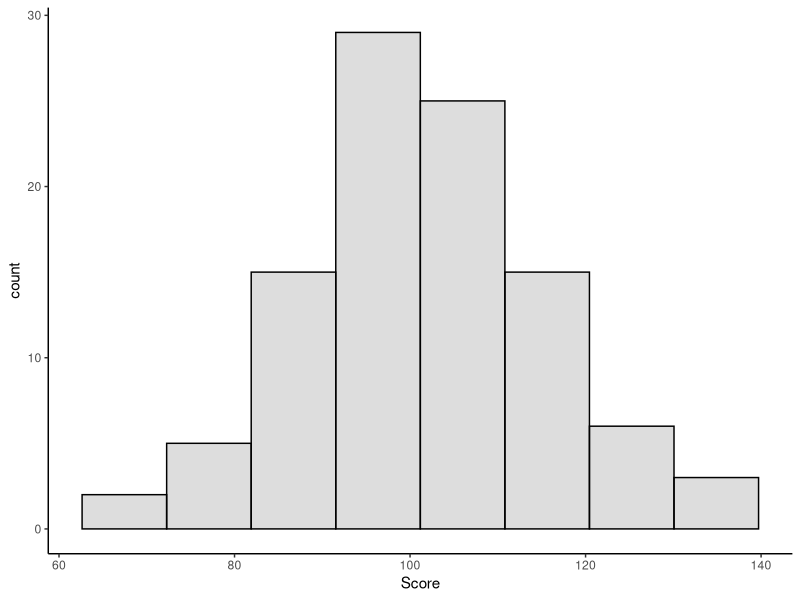
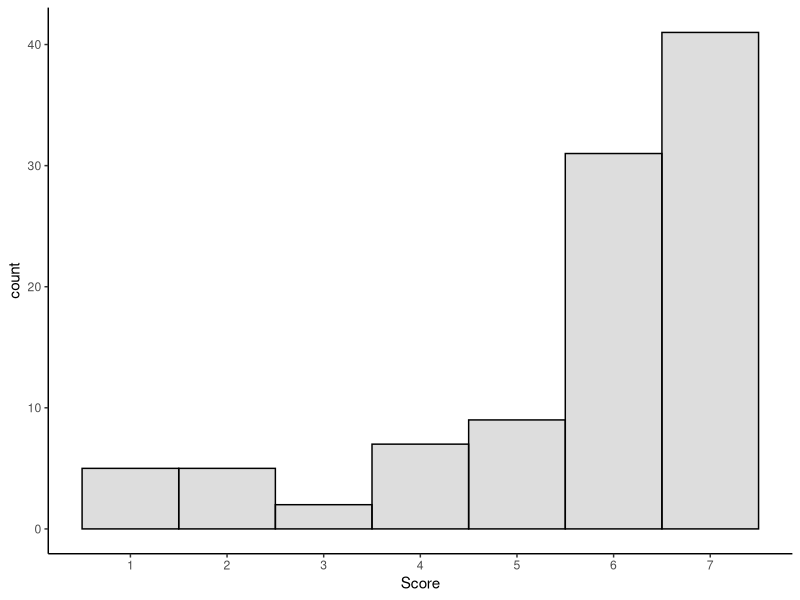

Here is the R script that generated these plots, in order:
## ---- chunk 1
# This is the "setup" chunk. 
# Info here will apply to all code blocks in the document. 
# It is telling R how to handle code that it encounters in subsequent chunks.

knitr::opts_chunk$set(echo = TRUE, # Show the code
                      warning = FALSE, # Hide warnings from R
                      message = FALSE) # Hide messages from R
## ---- chunk 2
# install.packages(c("tidyverse","reshape2"))
## ---- chunk 3
library(tidyverse) # Call the tidyverse
library(reshape2) # Call reshape2 (for the "melt" function)
## ---- chunk 4
67 * 88
## ---- chunk 5
# Object-oriented programming 
a <- 67 * 88 
## ---- chunk 6
a + 200
## ---- chunk 7
b <- c(1,2,3,4,5) # Assign a list onto the object "b"
## ---- chunk 8
c <- data.frame(
  ID = c(1,2,3,4,5), 
  Score = c(100,110,90,95,107)
)
## ---- chunk 9
head(c)
## ---- chunk 10
mean(c$Score)
## ---- chunk 11
sd(c$Score)
## ---- chunk 12
set.seed(123) # Beginning of the random process
## ---- chunk 13
d <- data.frame(
  ID = c(1:100),
  Score = rnorm(n = 100, mean = 100, sd = 15)
)
## ---- chunk 14
head(d) # show me the first 6 rows
tail(d) # show me the last 6 rows
## ---- chunk 15
d %>%
  ggplot(aes(x=Score))+
  geom_histogram(bins = 8, alpha = 0.2, colour = "black")+
  theme_classic()
## ---- chunk 16
e <- data.frame(
  ID = c(1:100),
  Score = sample(x = c(1:7), size = 100, replace = TRUE)
)
## ---- chunk 17
Prob_info <- c(0.02, 0.03, 0.05, 0.1, 0.1, 0.4, 0.4)

f <- data.frame(
  ID = c(1:100),
  Score = sample(x = c(1:7), size = 100, replace = TRUE, prob = Prob_info)
)
## ---- chunk 18
f %>%
  ggplot(aes(x=Score))+
  geom_histogram(bins = 7, alpha=0.2, colour = "black")+
  theme_classic()+
  scale_x_continuous(breaks=c(1:7))
## ---- chunk 19
# Make data for a ctl group
Control_group <- data.frame(
  ID = c(1:100),
  Condition = "Placebo",
  Baseline_IQ = rnorm(n = 100, mean = 100, sd = 15),
  Post_IQ = rnorm(n = 100, mean = 100, sd = 15)
)

# And experimental data with the exact same column headers
Experimental_group <- data.frame(
  ID = c(101:200),
  Condition = "Drug",
  Baseline_IQ = rnorm(n = 100, mean = 100, sd = 15),
  Post_IQ = rnorm(n = 100, mean = 130, sd = 15)
)

# attach them together
JLB_data <- rbind(Control_group,Experimental_group)
## ---- chunk 20
head(JLB_data)
## ---- chunk 21
JLB_data$Baseline_IQ <- round(JLB_data$Baseline_IQ)
JLB_data$Post_IQ <- round(JLB_data$Post_IQ)
## ---- chunk 22
head(JLB_data)
## ---- chunk 23
table <- JLB_data %>% # Take the data AND THEN
  melt(id.vars = c("ID","Condition")) %>% # Switch to long form AND THEN
  group_by(Condition,variable) %>% # Group by the IVs
  summarise( # Calculate descriptive stats
    n = n(),
    mean = mean(value),
    sd = sd(value),
    min = min(value),
    max = max(value)
  ) %>% mutate(se = sd / sqrt(n)) # Create a column for SE, and compute it

# Print out the object table that the code above created
table
## ---- chunk 24
# Rename the columns for a better looking table
colnames(table) <- c("Condition","Timepoint","n","mean","sd","min","max","se")
## ---- chunk 25
# a pretty table 
knitr::kable(table, digits = 2)
